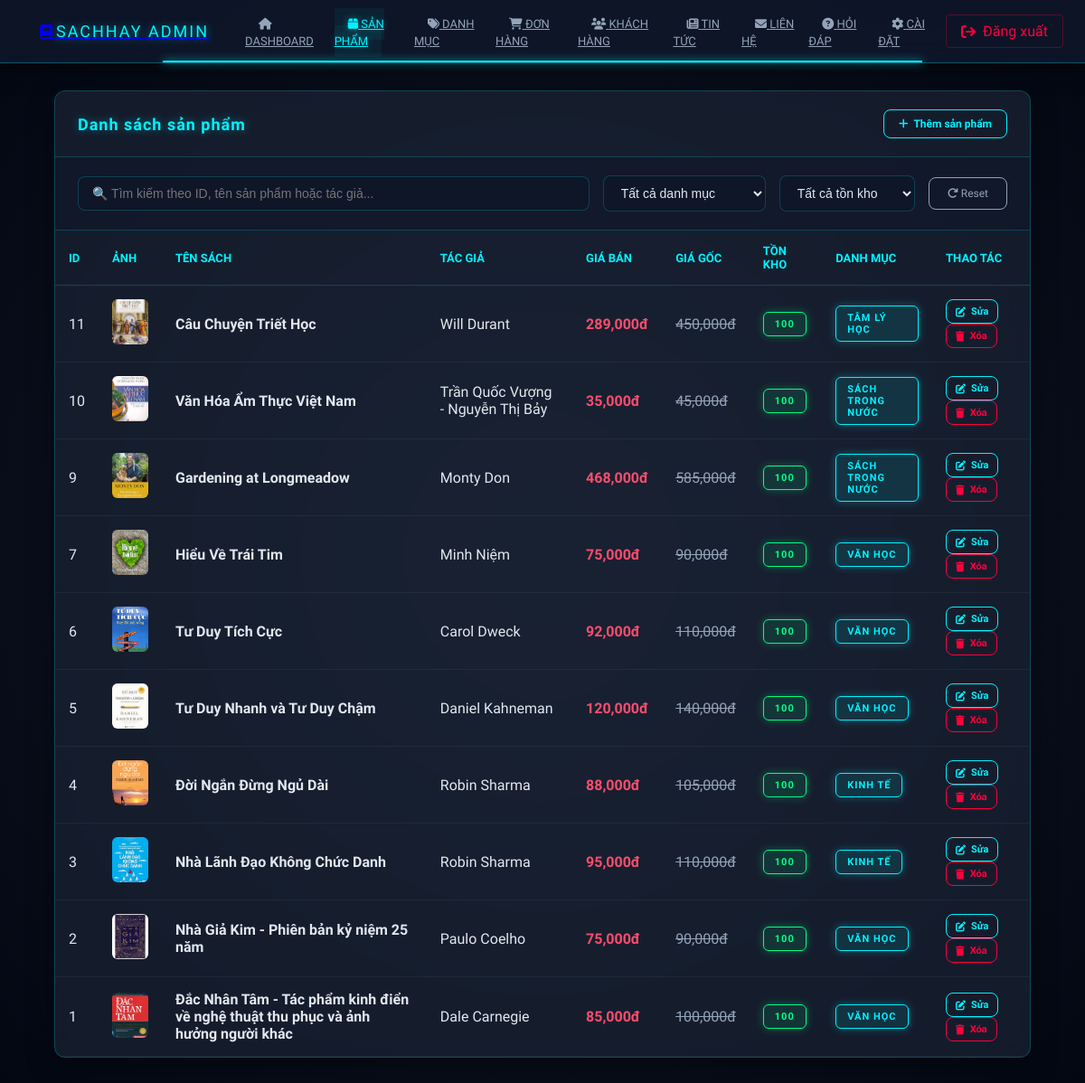
The page /admin/products (signed in) on the database its author committed.
### tables this page shows
CREATE TABLE `product` (
  `product_id` int(11) NOT NULL,
  `title` varchar(255) NOT NULL,
  `publisher` varchar(100) DEFAULT NULL,
  `published_date` date DEFAULT NULL COMMENT 'Date the product was published.',
  `supplier` varchar(100) DEFAULT NULL,
  `description` text DEFAULT NULL,
  `year` int(11) DEFAULT NULL,
  `language` varchar(50) DEFAULT NULL,
  `pages` int(11) DEFAULT NULL COMMENT 'Number of pages in the product.',
  `product_type` varchar(50) DEFAULT NULL,
  `stock_quantity` int(11) NOT NULL,
  `price` decimal(12,2) NOT NULL,
  `old_price` decimal(12,2) DEFAULT NULL COMMENT 'The original price before discount. NULL if not on sale.',
  `weight` decimal(10,2) DEFAULT NULL,
  `dimensions` varchar(50) DEFAULT NULL COMMENT 'Physical dimensions of the product (e.g., 13 x 20.5 cm).',
  `size` varchar(255) DEFAULT NULL
);

CREATE TABLE `product_image` (
  `product_id` int(11) NOT NULL,
  `image_url` varchar(255) NOT NULL,
  `ordinal_number` int(11) DEFAULT NULL,
  `upload_date` datetime DEFAULT NULL
);

CREATE TABLE `author_of_product` (
  `product_id` int(11) NOT NULL,
  `author_name` varchar(50) NOT NULL
);

CREATE TABLE `category` (
  `category_id` int(11) NOT NULL,
  `category_name` varchar(100) NOT NULL,
  `description` text DEFAULT NULL
);

### app/controllers/AdminController.php (called while the page is built, shortened)
<?php
class AdminController extends Controller {
    private $productModel;
    public function __construct() {
        $this->productModel = $this->model('ProductModel');
    }
    public function products() {
        $data = [
            'title' => 'Quản lý sản phẩm',
            'page' => 'products',
            'products' => $this->productModel->getAllProductsForAdmin(),
            'contentFile' => APP_ROOT . '/views/admin/products/index.php'
        ];
        $this->view('admin/admin', $data);
    }
}

### app/core/App.php (called while the page is built, shortened)
<?php
class App {
    protected $method = "index";
    public function __construct() {
        $url = $this->parseURL();
        if(isset($url[0]) && !empty($url[0])) {
            $controllerFile = APP_ROOT . '/controllers/' . ucfirst($url[0]) . 'Controller.php';
            if(file_exists($controllerFile)) {
                unset($url[0]);
            } else {
                $this->redirectToLanding();
                return;
            }
        }
        $this->controller = new $this->controller;
        if(isset($url[1]) && !empty($url[1])) {
            if(method_exists($this->controller, $url[1])) {
                $this->method = $url[1];
                unset($url[1]);
            } else {
                $this->redirectToLanding();
                return;
            }
        }
        $this->params = $url ? array_values($url) : [];
        call_user_func_array([$this->controller, $this->method], $this->params);
    }
    private function parseURL() {
        if(isset($_GET["url"])) {
            return explode('/', filter_var(rtrim($_GET['url'], '/'), FILTER_SANITIZE_URL));
        }
        return [];
    }
}

### public/index.php (called while the page is built, shortened)
<?php
$app = new App();

### app/core/DB.php (called while the page is built, shortened)
<?php
class DB
{
    public $con;
    public function __construct()
    {
        $this->host = DB_HOST;
        $this->username = DB_USER;
        $this->password = DB_PASS;
        $this->dbname = DB_NAME;
        $this->port = DB_PORT;
        try {
            $this->con = new PDO(
                "mysql:host={$this->host};port={$this->port};dbname={$this->dbname};charset=utf8mb4",
                $this->username,
                $this->password,
                [
                    PDO::ATTR_ERRMODE => PDO::ERRMODE_EXCEPTION,
                    PDO::ATTR_DEFAULT_FETCH_MODE => PDO::FETCH_ASSOC,
                    PDO::ATTR_EMULATE_PREPARES => false
                ]
            );
        } catch (PDOException $e) {
            die("Connection failed: " . $e->getMessage());
        }
    }
    public function query($sql, $params = [])
    {
        $stmt = $this->con->prepare($sql);
        $stmt->execute($params);
        return $stmt;
    }
    public function all($sql, $params = [])
    {
        $stmt = $this->query($sql, $params);
        return $stmt->fetchAll();
    }
}

### app/models/ProductModel.php (called while the page is built, shortened)
<?php
class ProductModel extends DB
{
  public function getAllProductsForAdmin()
  {
    $sql = "SELECT
                p.*,
                pi.image_url,
                aop.author_name as author,
                c.category_name,
                cp.category_id
            FROM product p
            LEFT JOIN (
                SELECT product_id, image_url
                FROM product_image
                GROUP BY product_id
            ) AS pi ON p.product_id = pi.product_id
            LEFT JOIN author_of_product aop ON p.product_id = aop.product_id
            LEFT JOIN category_product cp ON p.product_id = cp.product_id
            LEFT JOIN category c ON cp.category_id = c.category_id
            GROUP BY p.product_id
            ORDER BY p.product_id DESC";
    return $this->all($sql);
  }
}

### app/views/admin/products/index.php (the view, shortened to what this page needs)
<?php
$products = $products ?? [];
?>
<div class="admin-card">
    <div class="card-header-actions">
        <h2 class="card-title">Danh sách sản phẩm</h2>
        <a href="<?= BASE_URL ?>admin/createProduct" class="btn btn-primary">
            <i class="fas fa-plus"></i> Thêm sản phẩm
        </a>
    </div>
    <div class="filter-bar">
        <div style="display: flex; gap: 15px; align-items: center; flex-wrap: wrap;">
            <div style="flex: 1; min-width: 250px;">
                <input type="text"
                    id="searchProduct"
                    placeholder="🔍 Tìm kiếm theo ID, tên sản phẩm hoặc tác giả..."
                    class="filter-control">
            </div>
            <div style="min-width: 180px;">
                <select id="filterCategory"
                    class="filter-control">
                    <option value="">Tất cả danh mục</option>
                </select>
            </div>
            <div style="min-width: 150px;">
                <select id="filterStock"
                    class="filter-control">
                    <option value="">Tất cả tồn kho</option>
                </select>
            </div>
            <button onclick="resetFilters()"
                class="filter-button">
                <i class="fas fa-redo"></i> Reset
            </button>
        </div>
    </div>
    <div class="table-container">
        <table>
            <thead>
                <tr>
                    <th class="w-1">ID</th>
                    <th>Ảnh</th>
                    <th>Tên sách</th>
                    <th>Tác giả</th>
                    <th>Giá bán</th>
                    <th>Giá gốc</th>
                    <th>Tồn kho</th>
                    <th>Danh mục</th>
                    <th>Thao tác</th>
                </tr>
            </thead>
            <tbody>
                <?php if (!empty($products)): ?>
                    <?php foreach ($products as $p): ?>
                        <tr>
                            <td><?= $p['product_id'] ?></td>
                            <td>
                                <?php if (!empty($p['image_url'])): ?>
                                    <img src="<?= BASE_URL . $p['image_url'] ?>" class="rounded" style="width: 40px; height: 50px; object-fit: cover;">
                                <?php else: ?>
                                    <img src="<?= BASE_URL ?>images/default-book.jpg" class="rounded" style="width: 40px; height: 50px; object-fit: cover;">
                                <?php endif; ?>
                            </td>
                            <td class="fw-bold"><?= htmlspecialchars($p['title']) ?></td>
                            <td><?= htmlspecialchars($p['author'] ?? 'N/A') ?></td>
                            <td class="text-danger fw-bold"><?= number_format($p['price']) ?>đ</td>
                            <td class="text-decoration-line-through text-muted">
                                <?= $p['old_price'] ? number_format($p['old_price']) . 'đ' : '-' ?>
                            </td>
                            <td>
                                <span class="badge <?= $p['stock_quantity'] > 0 ? 'bg-success' : 'bg-danger' ?>">
                                    <?= $p['stock_quantity'] ?>
                                </span>
                            </td>
                            <td>
                                <?php if (!empty($p['category_name'])): ?>
                                    <span class="badge bg-azure"><?= htmlspecialchars($p['category_name']) ?></span>
                                <?php else: ?>
                                    <span class="badge bg-secondary">Chưa phân loại</span>
                                <?php endif; ?>
                            </td>
                            <td>
                                <a href="<?= BASE_URL ?>admin/editProduct/<?= $p['product_id'] ?>" class="btn btn-primary btn-sm">
                                    <i class="fas fa-edit"></i> Sửa
                                </a>
                                <a href="<?= BASE_URL ?>admin/deleteProduct?id=<?= $p['product_id'] ?>"
                                    class="btn btn-danger btn-sm"
                                    onclick="return confirm('Bạn có chắc muốn xóa sản phẩm này?')">
                                    <i class="fas fa-trash"></i> Xóa
                                </a>
                            </td>
                        </tr>
                    <?php endforeach; ?>
                <?php endif; ?>
            </tbody>
        </table>
    </div>
</div>

### app/views/admin/admin.php (style rules this page uses)
* { margin: 0; padding: 0; box-sizing: border-box; }
:root { --neon-cyan: #00f2ff; --neon-purple: #7000ff; --neon-red: #ff003c; --space-bg: #030712; --glass-bg: rgba(15, 23, 42, 0.9); --transition: all 0.3s ease; }
body { font-family: 'Plus Jakarta Sans', sans-serif; background-color: var(--space-bg); background-image: radial-gradient(circle at 50% 50%, #111827 0%, #030712 100%); color: #e2e8f0; display: flex; flex-direction: column; min-height: 100vh; }
.card, .admin-card { background: rgba(30, 41, 59, 0.6) !important; backdrop-filter: blur(10px); border: 1px solid rgba(255, 255, 255, 0.1) !important; border-radius: 12px !important; box-shadow: 0 10px 30px rgba(0, 0, 0, 0.4); }

### app/views/admin/products/index.php (style rules this page uses)
.admin-card { background: rgba(30, 41, 59, 0.6) !important; backdrop-filter: blur(10px); border: 1px solid rgba(0, 242, 255, 0.2) !important; border-radius: 12px; box-shadow: 0 10px 30px rgba(0, 0, 0, 0.4); overflow: hidden; margin-bottom: 30px; }
.card-header-actions { display: flex; justify-content: space-between; align-items: center; padding: 20px 25px; border-bottom: 1px solid rgba(0, 242, 255, 0.2); }
.card-title { font-family: 'Orbitron', sans-serif; color: #00f2ff; font-size: 18px; font-weight: 700; margin: 0; letter-spacing: 1px; text-shadow: 0 0 10px rgba(0, 242, 255, 0.4); }
.table-container { overflow-x: auto; }
table { width: 100%; border-collapse: collapse; }
th { padding: 15px; text-align: left; font-weight: 600; font-size: 13px; color: #00f2ff; text-transform: uppercase; border-bottom: 1px solid rgba(0, 242, 255, 0.2); font-family: 'Orbitron', sans-serif; }
td { padding: 15px; border-bottom: 1px solid rgba(255, 255, 255, 0.05); vertical-align: middle; color: #e2e8f0; }
.btn { padding: 8px 16px; border-radius: 8px; font-weight: 600; cursor: pointer; transition: all 0.3s; display: inline-flex; align-items: center; gap: 6px; font-size: 12px; background: transparent; font-family: 'Orbitron', sans-serif; text-decoration: none; }
.btn-primary { color: #00f2ff; border: 1px solid #00f2ff; }
.btn-danger { color: #ff003c; border: 1px solid #ff003c; }
.btn-sm { padding: 6px 10px; font-size: 11px; }
.badge { padding: 6px 12px; border-radius: 6px; font-size: 11px; font-weight: 700; display: inline-block; text-transform: uppercase; letter-spacing: 1px; }
.bg-success { background: rgba(0, 255, 136, 0.1); color: #00ff88; border: 1px solid #00ff88; box-shadow: 0 0 10px rgba(0, 255, 136, 0.3); }
.bg-azure { background: rgba(0, 242, 255, 0.1); color: #00f2ff; border: 1px solid #00f2ff; box-shadow: 0 0 10px rgba(0, 242, 255, 0.3); }
.filter-bar { padding: 20px 25px; border-bottom: 1px solid rgba(0, 242, 255, 0.2); background: rgba(15, 23, 42, 0.6); }
.filter-control { width: 100%; padding: 10px 15px; border: 1px solid rgba(0, 242, 255, 0.2); border-radius: 8px; font-size: 14px; color: #e2e8f0; background: rgba(15, 23, 42, 0.85); }
.filter-button { padding: 10px 20px; background: transparent; color: #94a3b8; border: 1px solid #94a3b8; border-radius: 8px; cursor: pointer; font-size: 12px; font-family: 'Orbitron', sans-serif; }
.text-danger { color: #ff4d6d; }
.text-decoration-line-through { text-decoration: line-through; }
.text-muted { color: #94a3b8; }
.fw-bold { font-weight: 600; }
.rounded { border-radius: 6px; }

### rows shown on the page
product: product_id "11", product_image.image_url (picture), title "Câu Chuyện Triết Học", author_of_product.author_name "Will Durant", price "289,000", old_price "450,000", stock_quantity "100", category.category_name "TÂM LÝ HỌC"
product: product_id "10", product_image.image_url (picture), title "Văn Hóa Ẩm Thực Việt Nam", author_of_product.author_name "Trần Quốc Vượng - Nguyễn Thị Bảy", price "35,000", old_price "45,000", stock_quantity "100", category.category_name "SÁCH TRONG NƯỚC"
product: product_id "9", product_image.image_url (picture), title "Gardening at Longmeadow", author_of_product.author_name "Monty Don", price "468,000", old_price "585,000", stock_quantity "100", category.category_name "SÁCH TRONG NƯỚC"
product: product_id "7", product_image.image_url (picture), title "Hiểu Về Trái Tim", author_of_product.author_name "Minh Niệm", price "75,000", old_price "90,000", stock_quantity "100", category.category_name "VĂN HỌC"
product: product_id "6", product_image.image_url (picture), title "Tư Duy Tích Cực", author_of_product.author_name "Carol Dweck", price "92,000", old_price "110,000", stock_quantity "100", category.category_name "VĂN HỌC"
product: product_id "5", product_image.image_url (picture), title "Tư Duy Nhanh và Tư Duy Chậm", author_of_product.author_name "Daniel Kahneman", price "120,000", old_price "140,000", stock_quantity "100", category.category_name "VĂN HỌC"
product: product_id "4", product_image.image_url (picture), title "Đời Ngắn Đừng Ngủ Dài", author_of_product.author_name "Robin Sharma", price "88,000", old_price "105,000", stock_quantity "100", category.category_name "KINH TẾ"
product: product_id "3", product_image.image_url (picture), title "Nhà Lãnh Đạo Không Chức Danh", author_of_product.author_name "Robin Sharma", price "95,000", old_price "110,000", stock_quantity "100", category.category_name "KINH TẾ"
product: product_id "2", product_image.image_url (picture), title "Nhà Giả Kim - Phiên bản kỷ niệm 25 năm", author_of_product.author_name "Paulo Coelho", price "75,000", old_price "90,000", stock_quantity "100", category.category_name "VĂN HỌC"
product: product_id "1", product_image.image_url (picture), title "Đắc Nhân Tâm - Tác phẩm kinh điển về nghệ thuật thu phục và ảnh hưởng người khác", author_of_product.author_name "Dale Carnegie", price "85,000", old_price "100,000", stock_quantity "100", category.category_name "VĂN HỌC"
